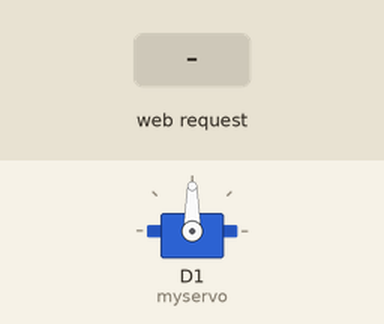
This sketch was run on a simulated ESP8266 (NodeMCU). Shown: servo. The test bench sets the inputs (shaded band). WiFi joins after 1.5 s; servers stay silent unless stated; what the sketch prints to the serial monitor is not drawn.

Above: at 3.2 s.
3.3 s: HTTP request GET /setangle?data=1 received
At 4.2 s:
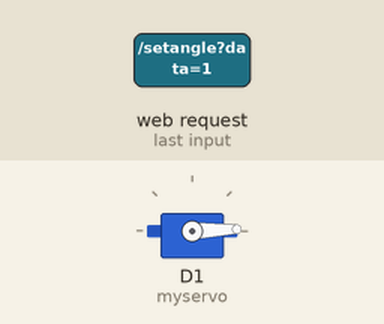
4.8 s: HTTP request GET /setangle?data=120 received
At 5.4 s:
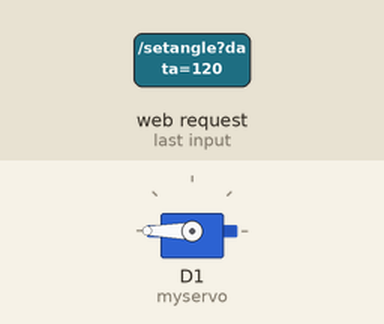
Timing chart, 0 to 7.8 s (numbered marks = the images above; inputs shaded):
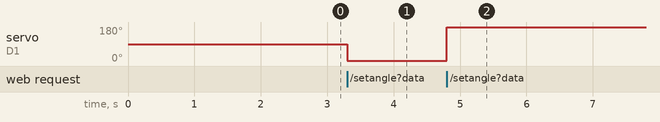

The sketch:

Servo.ino
```cpp
#include <ESP8266WiFi.h>
#include <WiFiClient.h>
#include <ESP8266WebServer.h>
#include <Servo.h>

const char* ssid = "SSID";
const char* password = "PASSWORD";

ESP8266WebServer server(80);
Servo myservo;  // Objeto servo

void setup() {
  Serial.begin(115200);

  WiFi.begin(ssid, password);
  while (WiFi.status() != WL_CONNECTED) {
    delay(1000);
    Serial.println("Conectando a WiFi...");
  }

  Serial.println("Conectado a la red WiFi");
  Serial.print("Dirección IP: ");
  Serial.println(WiFi.localIP());

  server.on("/", handleRoot);
  server.on("/setangle", handleSetAngle);

  myservo.attach(D1);  // Pin D2 utilizado para controlar el servo

  server.begin();
  Serial.println("Servidor iniciado");
}

void loop() {
  server.handleClient();
}

void handleRoot() {
  server.send(200, "text/plain", "Bienvenido al servidor ESP8266");
}

void handleSetAngle() {
  if (server.hasArg("data")) {
    int angle = server.arg("data").toInt();
    int Aangle =  map(angle, 0, 100, 0, 180);
    myservo.write(Aangle);
    server.send(200, "text/plain", "Ángulo ajustado: " + String(Aangle));
  } else {
    server.send(400, "text/plain", "Solicitud incorrecta");
  }
}
```

Measured:
- after the input at 3.3 s, servo on D1 (myservo): 90° → 2° at once
- after the input at 4.8 s, servo on D1 (myservo): 2° → 180° at once
